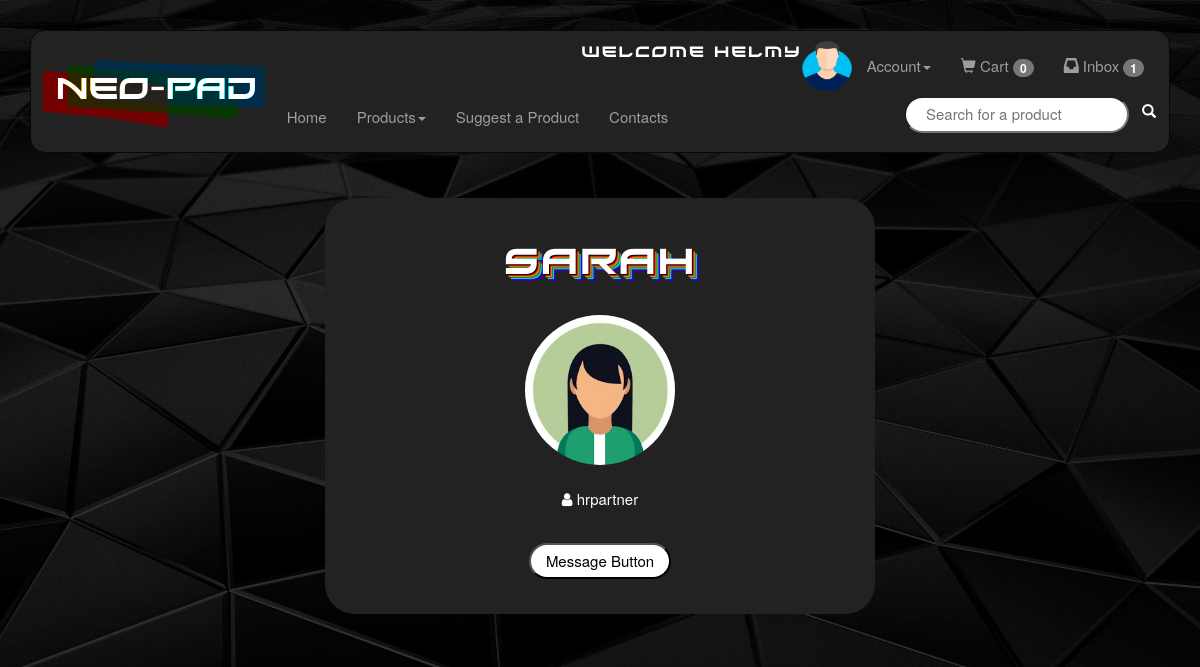
Page /profile.php?id=1 (signed in) on the committed database.
### tables this page shows
CREATE TABLE `users` (
  `id` int(10) UNSIGNED NOT NULL,
  `username` varchar(30) NOT NULL,
  `password` varchar(225) NOT NULL,
  `email` varchar(50) NOT NULL,
  `address` varchar(50) DEFAULT NULL,
  `imagePath` varchar(255) DEFAULT NULL,
  `userType` varchar(15) NOT NULL
);

### Profile.php (the view, shortened to what this page needs)
<html>
    <head>
    </head>
    <body>
        <?php
        include "Menu.php";
        $con = new mysqli("localhost", "root", "", "project");
        if(isset($_GET['id'])){
            $sql="SELECT * FROM users WHERE id='". $_GET['id'] ."'";
            $result=$con->query($sql);
            if($result->num_rows == 0){
                echo "Error: profile not found";
                echo "<br>";
            }
            else{
                if($row = $result->fetch_assoc()){
                    echo "<div class='container'>";
                    echo "<div class='card justify-content-center'>";
                    echo "<div class='profile'>";
                    echo "<h1>" . $row['username'] . "</h1>";
                    echo "<br>";
                    echo "<img src='". $row['imagePath']. "' alt='profilepic' class='profile-image'><br><br>";
                    echo "<i class='fa fa-user'></i> ";
                    echo $row['userType'];
                    echo "<br><br>";
                    if(isset($_SESSION['id'])){
                        if($_SESSION['userType']=='administrator'){
                            if($row['userType']=='administrator'){
                                echo "<a href='RemoveAdmin.php?id=". $row['id'] ."'><input type='submit' name='removeadmin' value='Remove admin'></a>";
                            }
                            else if($row['userType']=='customer'){
                                echo "<a href='AddAdmin.php?id=". $row['id'] ."'><input type='submit' name='addadmin' value='Add admin'></a>";
                                ?>
                                <form method='post' action=<?php echo 'ChatHistory.php?id=' . $row['id']; ?>>
                                <input type='submit' name='customerchat' value='Chat History'>
                                </form>
                                <?php
                            }
                        }
                        else if($_SESSION['userType']=='customer'){
                            if($row['userType']!='customer'){
                                echo "<a href='Chat.php?id=". $row['id'] ."'><input type='submit' name='message' value='Message Button'></a>";
                            }
                        }
                        else if($_SESSION['userType']=='hrpartner'){
                            if($row['userType']=='administrator'){
                                echo "<a href='penalty.php'><input type='submit' name='penalty' value='Add a Penalty'></a>";
                            }
                        }
                    }
                    echo "</div>";
                    echo "</div>";
                    echo "</div>";
                }
            }
        }
        ?>
    </body>
</html>

### Style.css (style rules this page uses)
body { margin: 30px; background: black; color: white; line-height: 1.5; font-size: 15px; background-image: url(resources/images/style/background/bg.jpg); background-position: center; background-repeat:no-repeat; background-size:cover; }
h1, h2, h3 { font-family: xirod; letter-spacing: 2px; font-weight: lighter; text-shadow: 1px 1px 1px black, 2px 2px 1px red, 3px 3px 1px goldenrod, 4px 4px 1px green, 5px 5px 1px turquoise, 6px 6px 1px blue, 7px 7px 1px indigo; animation: glow2 2s ease-in-out infinite alternate; }
.container { width: fit-content; height: fit-content; }
.card { background: #222; margin:20px; border-radius: 3rem; }
a { color: unset; }
a:visited, a:link, a:active { color: grey; text-decoration: none; }
input[type=submit], input[type=reset], button, input[type=button], .select { border-radius: 3rem; color: black; background: white; margin: 10px 0; font-size: 100%; padding: 5px 15px; }
.profile,.sendSurvey { margin:25px; padding:25px; text-align: center; width: 500px; overflow-y:auto; }
.profile-image { border-radius: 150px; width: 150px; height: 150px; }

### rows in the picture
users: username "Sarah", imagePath (picture), userType "hrpartner"

### other values in the picture
$_SESSION['username'] "Helmy"
$cart_items_row['cartItems'] "0"
$inbox_notif_row['unread_messages'] "1"
